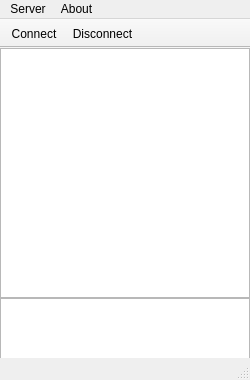
<?xml version="1.0" encoding="UTF-8"?>
<ui version="4.0">
 <class>MainWindow</class>
 <widget class="QMainWindow" name="MainWindow">
  <property name="geometry">
   <rect>
    <x>0</x>
    <y>0</y>
    <width>250</width>
    <height>380</height>
   </rect>
  </property>
  <property name="minimumSize">
   <size>
    <width>250</width>
    <height>380</height>
   </size>
  </property>
  <property name="maximumSize">
   <size>
    <width>250</width>
    <height>380</height>
   </size>
  </property>
  <property name="windowTitle">
   <string>Simple chat</string>
  </property>
  <property name="layoutDirection">
   <enum>Qt::LeftToRight</enum>
  </property>
  <widget class="QWidget" name="centralWidget">
   <widget class="QPlainTextEdit" name="plainTextEdit">
    <property name="geometry">
     <rect>
      <x>0</x>
      <y>250</y>
      <width>250</width>
      <height>81</height>
     </rect>
    </property>
   </widget>
   <widget class="QListWidget" name="listWidget">
    <property name="geometry">
     <rect>
      <x>0</x>
      <y>0</y>
      <width>250</width>
      <height>250</height>
     </rect>
    </property>
   </widget>
  </widget>
  <widget class="QMenuBar" name="menuBar">
   <property name="geometry">
    <rect>
     <x>0</x>
     <y>0</y>
     <width>250</width>
     <height>22</height>
    </rect>
   </property>
   <widget class="QMenu" name="menuServer">
    <property name="title">
     <string>Server</string>
    </property>
    <addaction name="actionConnect"/>
    <addaction name="actionDisconnect"/>
   </widget>
   <widget class="QMenu" name="menuAbout">
    <property name="title">
     <string>About</string>
    </property>
    <addaction name="actionAbout"/>
   </widget>
   <addaction name="menuServer"/>
   <addaction name="menuAbout"/>
  </widget>
  <widget class="QStatusBar" name="statusBar"/>
  <widget class="QToolBar" name="toolBar">
   <property name="windowTitle">
    <string>toolBar</string>
   </property>
   <property name="movable">
    <bool>false</bool>
   </property>
   <property name="floatable">
    <bool>false</bool>
   </property>
   <attribute name="toolBarArea">
    <enum>TopToolBarArea</enum>
   </attribute>
   <attribute name="toolBarBreak">
    <bool>false</bool>
   </attribute>
   <addaction name="actionConnect"/>
   <addaction name="actionDisconnect"/>
  </widget>
  <action name="actionConnect">
   <property name="text">
    <string>Connect</string>
   </property>
  </action>
  <action name="actionDisconnect">
   <property name="text">
    <string>Disconnect</string>
   </property>
  </action>
  <action name="actionAbout_simple_chat">
   <property name="text">
    <string>About simple chat</string>
   </property>
  </action>
  <action name="actionAbout">
   <property name="text">
    <string>About</string>
   </property>
  </action>
 </widget>
 <layoutdefault spacing="6" margin="11"/>
 <resources/>
 <connections/>
</ui>
